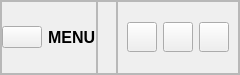
        <widget class="QFrame" name="frame_cabecalho">
         <property name="maximumSize">
          <size>
           <width>16777215</width>
           <height>75</height>
          </size>
         </property>
         <property name="frameShape">
          <enum>QFrame::StyledPanel</enum>
         </property>
         <property name="frameShadow">
          <enum>QFrame::Raised</enum>
         </property>
         <layout class="QHBoxLayout" name="horizontalLayout_3">
          <property name="spacing">
           <number>0</number>
          </property>
          <property name="leftMargin">
           <number>0</number>
          </property>
          <property name="topMargin">
           <number>0</number>
          </property>
          <property name="rightMargin">
           <number>0</number>
          </property>
          <property name="bottomMargin">
           <number>0</number>
          </property>
          <item alignment="Qt::AlignLeft">
           <widget class="QFrame" name="frame_12">
            <property name="frameShape">
             <enum>QFrame::StyledPanel</enum>
            </property>
            <property name="frameShadow">
             <enum>QFrame::Raised</enum>
            </property>
            <layout class="QHBoxLayout" name="horizontalLayout_4">
             <property name="spacing">
              <number>6</number>
             </property>
             <property name="leftMargin">
              <number>0</number>
             </property>
             <property name="topMargin">
              <number>0</number>
             </property>
             <property name="rightMargin">
              <number>0</number>
             </property>
             <property name="bottomMargin">
              <number>0</number>
             </property>
             <item>
              <widget class="QPushButton" name="botao_menu">
               <property name="cursor">
                <cursorShape>PointingHandCursor</cursorShape>
               </property>
               <property name="text">
                <string/>
               </property>
               <property name="icon">
                <iconset resource="recursos_2.qrc">
                 <normaloff>:/icones/icones/png/menu_centro_png.png</normaloff>:/icones/icones/png/menu_centro_png.png</iconset>
               </property>
               <property name="iconSize">
                <size>
                 <width>30</width>
                 <height>30</height>
                </size>
               </property>
              </widget>
             </item>
             <item>
              <widget class="QLabel" name="label_7">
               <property name="font">
                <font>
                 <family>Arial</family>
                 <pointsize>12</pointsize>
                 <weight>75</weight>
                 <bold>true</bold>
                </font>
               </property>
               <property name="text">
                <string>MENU</string>
               </property>
              </widget>
             </item>
            </layout>
           </widget>
          </item>
          <item>
           <widget class="QFrame" name="frame_13">
            <property name="frameShape">
             <enum>QFrame::StyledPanel</enum>
            </property>
            <property name="frameShadow">
             <enum>QFrame::Raised</enum>
            </property>
            <layout class="QVBoxLayout" name="verticalLayout_8"/>
           </widget>
          </item>
          <item alignment="Qt::AlignRight">
           <widget class="QFrame" name="frame_navegacao">
            <property name="frameShape">
             <enum>QFrame::StyledPanel</enum>
            </property>
            <property name="frameShadow">
             <enum>QFrame::Raised</enum>
            </property>
            <layout class="QHBoxLayout" name="horizontalLayout_5">
             <item>
              <widget class="QPushButton" name="botao_minimizar">
               <property name="minimumSize">
                <size>
                 <width>30</width>
                 <height>30</height>
                </size>
               </property>
               <property name="maximumSize">
                <size>
                 <width>30</width>
                 <height>30</height>
                </size>
               </property>
               <property name="text">
                <string/>
               </property>
               <property name="icon">
                <iconset resource="recursos_2.qrc">
                 <normaloff>:/icones/icones/png/menos_png.png</normaloff>:/icones/icones/png/menos_png.png</iconset>
               </property>
              </widget>
             </item>
             <item>
              <widget class="QPushButton" name="botao_tamanho_tela">
               <property name="minimumSize">
                <size>
                 <width>30</width>
                 <height>30</height>
                </size>
               </property>
               <property name="maximumSize">
                <size>
                 <width>30</width>
                 <height>30</height>
                </size>
               </property>
               <property name="text">
                <string/>
               </property>
               <property name="icon">
                <iconset resource="recursos_2.qrc">
                 <normaloff>:/icones/icones/png/maximizar_png.png</normaloff>:/icones/icones/png/maximizar_png.png</iconset>
               </property>
              </widget>
             </item>
             <item>
              <widget class="QPushButton" name="botao_fechar">
               <property name="minimumSize">
                <size>
                 <width>30</width>
                 <height>30</height>
                </size>
               </property>
               <property name="maximumSize">
                <size>
                 <width>30</width>
                 <height>30</height>
                </size>
               </property>
               <property name="text">
                <string/>
               </property>
               <property name="icon">
                <iconset resource="recursos_2.qrc">
                 <normaloff>:/icones/icones/png/x_png.png</normaloff>:/icones/icones/png/x_png.png</iconset>
               </property>
              </widget>
             </item>
            </layout>
           </widget>
          </item>
         </layout>
        </widget>
